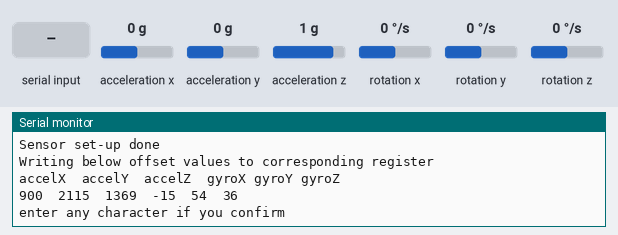
The sketch below on a simulated Arduino Uno, built with avr-gcc and run on an emulated ATmega328P. Shown: the last lines printed to the serial monitor. Wiring (inferred from the names in the program): MPU-6050 motion sensor at I2C address 0x68. The inputs (shaded band) are chosen by the test bench; at power-on: acceleration x 0 g, acceleration y 0 g, acceleration z 1 g, rotation x 0 °/s, rotation y 0 °/s, rotation z 0 °/s.

Above: at 3.5 s.
3.6 s: "1" received over Serial
At 4.6 s:
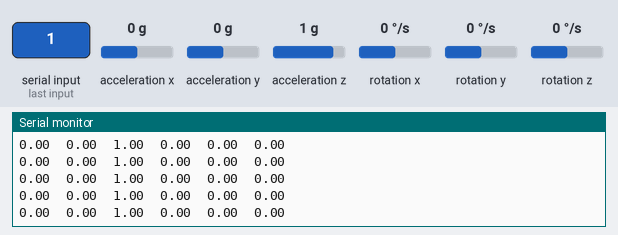
5.6 s: acceleration x set to -1.4 g
At 6.5 s:
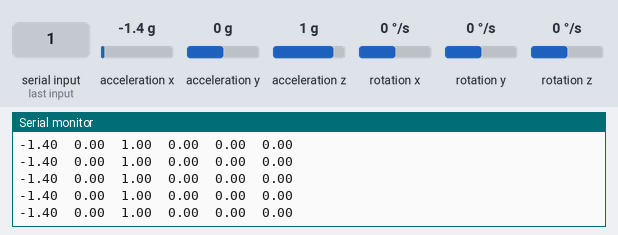
8.6 s: acceleration y set to -1.4 g
At 9.1 s:
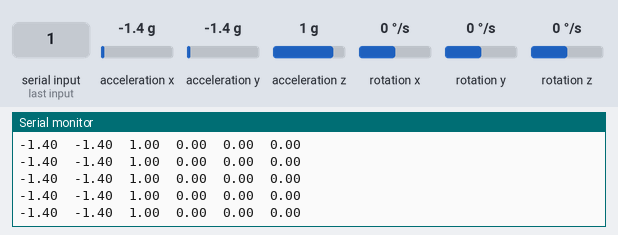
11.6 s: acceleration z set to -1.4 g
At 12.3 s:
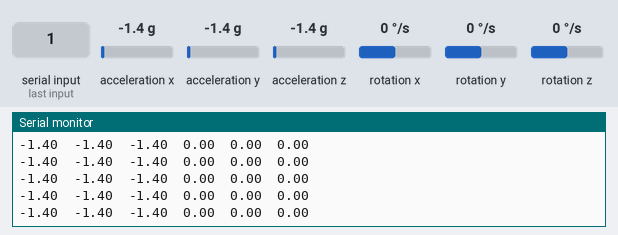
14.6 s: rotation x set to 12 °/s
At 15.7 s:
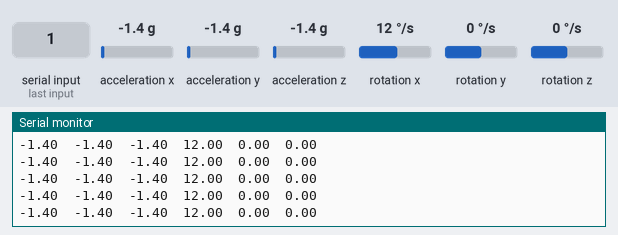
17.6 s: rotation y set to -192 °/s
At 18.3 s:
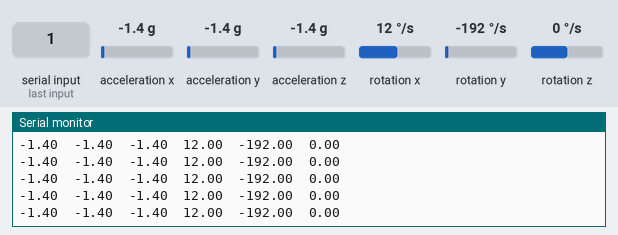

Measured:
- after the input at 3.6 s, the serial monitor: prints a new line after 0.50 s (image 1)
- after the input at 5.6 s, the serial monitor: prints a new line after 0.10 s (image 2)
- after the input at 8.6 s, the serial monitor: prints a new line after 0.09 s (image 3)
- after the input at 11.6 s, the serial monitor: prints a new line after 0.08 s (image 4)
- after the input at 14.6 s, the serial monitor: prints a new line after 0.09 s (image 5)
- after the input at 17.6 s, the serial monitor: prints a new line after 0.07 s (image 6)

The sketch:

mpu6050_offset_register.ino
```cpp
/******************************************/
// code for writing offset values to the
// offset register of mpu60X0. these values
// were obtained using IMU_ZERO sketch of
// mpu6050 library by jroberg
// https://github.com/jrowberg/i2cdevlib/tree/master/Arduino/MPU6050
// compiled for arduino uno
/*****************************************/
/**************change log*****************/
// 98/08/11 first release
/*****************************************/
#include <Wire.h>

/////offsets[6] = {AccelX,AccelY,AccelY,gyroX,gyroY,gyroZ }
long offsets[6] = {   900   ,   2115  ,   1369  ,  -15 ,  54  , 36 };

int addr = 0x68; //AD0 pin low (default)
//int addr = 0x69; //AD0 pin high
uint8_t gyro_range = 0b00000000; //250 deg/sec
uint8_t accel_range = 0b00000000; //2g

long accelX, accelY, accelZ;
float gForceX, gForceY, gForceZ;

long gyroX, gyroY, gyroZ;
float rotX, rotY, rotZ;

void setup() {
  Wire.begin();
  Serial.begin(9600);
  Wire.beginTransmission(addr);
  Wire.write(0x6B); //Accessing the register 6B - Power Management (Sec. 4.28)
  Wire.write(0b00000000); //Setting SLEEP register to 0. (Required; see Note on p. 9)
  Wire.endTransmission();
  //  Wire.beginTransmission(addr); //I2C address of the MPU
  //  Wire.write(0x1B); //Accessing the register 1B - Gyroscope Configuration (Sec. 4.4)
  //  Wire.write(gyro_range); //Setting gyroscope range to 1000deg/s
  //  Wire.endTransmission();
  //  Wire.beginTransmission(addr); //I2C address of the MPU
  //  Wire.write(0x1C); //Accessing the register 1C - Acccelerometer Configuration (Sec. 4.5)
  //  Wire.write(accel_range); //Setting accelorameter range to 8g
  //  Wire.endTransmission();
  Serial.println("Sensor set-up done");
  delay(500);

  Serial.println("Writing below offset values to corresponding register");
  Serial.println("accelX  accelY  accelZ  gyroX gyroY gyroZ");
  for (int i = 0; i < 6; i++) {
    Serial.print(offsets[i]);
    Serial.print("\t");
  }
  Serial.println();
  Serial.println("enter any character if you confirm");
  delay(2000);
  while (!Serial.available());

  /****** Converting offset ranges ******/
  // According to the "MPU hardware offset registers
  // application note (rev. 1.0)" accelerometer and
  // gyroscope offsets need to be in the 8g and 1000dps
  // ranges respectivley. Since the offset values obtained
  // from IMU_ZERO by jroberg are in 2g and 250dps range,
  // these values need to be converted before Writing them
  // to the corresponding registers.
  for (int i = 0; i < 3; i++) { //converting accel offset values
    offsets[i] = (offsets[i] / 16384L) * 4096L;
  }

  for (int j = 3; j < 6; j++) { //converting gyro offset values
    offsets[j] = (offsets[j] / 131L) * 32.8L;
  }

  // array for holding data to send
  // to the device
  byte data[6] = {0, 0, 0, 0, 0, 0};

  /****** writing accel offsets******/
  // according to the datasheet:"Initial values contain the OTP values of the Accel
  //factory trim. Therefore at bootup there will be a non-zero value in these registers.
  //Users will need to first read the register and apply the biases to that value."

  //Serial.println("reading data from accel registers");
  long accel_reg_bias[3];
  long mask = 0x0001;
  byte mask_bit[3] = {0, 0, 0};
  Wire.beginTransmission(addr);
  Wire.write(0x06); //XG_OFFS_USRH hardware offset registers(sec.7.1)
  Wire.endTransmission();
  Wire.requestFrom(addr, 6); //request 6 bytes from slave
  accel_reg_bias[0] = Wire.read() << 8 | Wire.read();
  accel_reg_bias[1] = Wire.read() << 8 | Wire.read();
  accel_reg_bias[2] = Wire.read() << 8 | Wire.read();
  //bit 0 on the low byte of each accel axis is for temp compensation
  //and needs to be preserved
  for (int i = 0; i < 3; i++) {
    if (accel_reg_bias[i] & mask) {
      mask_bit[i] = 0x01;
    }
  }
  accel_reg_bias[0] -= offsets[0];
  accel_reg_bias[1] -= offsets[1];
  accel_reg_bias[2] -= offsets[2];

  data[0] = (accel_reg_bias[0] >> 8) & 0xff;
  data[1] =  accel_reg_bias[0] & 0xff;
  data[1] = data[1] | mask_bit[0];
  data[2] = (accel_reg_bias[1] >> 8) & 0xff;
  data[3] =  accel_reg_bias[1] & 0xff;
  data[3] = data[3] | mask_bit[1];
  data[4] = (accel_reg_bias[2] >> 8) & 0xff;
  data[5] =  accel_reg_bias[2] & 0xff;
  data[5] = data[5] | mask_bit[2];
  delay(500);
  Serial.println("writing data to accel registers");
  Wire.beginTransmission(addr);
  Wire.write(0x06); //XG_OFFS_USRH-MPU Hardware Offset Registers(sec7.1)
  Wire.write(&data[0], 6);
  Wire.endTransmission();
//  Wire.beginTransmission(addr);
//  Wire.write(0x08); //YG_OFFS_USRH-MPU Hardware Offset Registers(sec7.1)
//  Wire.write(&data[2], 2);
//  Wire.endTransmission();
//  Wire.beginTransmission(addr);
//  Wire.write(0x0A); //ZG_OFFS_USRH-MPU Hardware Offset Registers(sec7.1)
//  Wire.write(&data[4], 2);
//  Wire.endTransmission();
  //Serial.println("done");
  //delay(500);

  /****** writing gyro offsets******/
  //inverting gyro offset values. this is done
  // according to the datasheet. sec 6.3
  // MPU Hardware Offset Registers
  for (int i = 3; i < 6; i++) {
    offsets[i] = (-offsets[i]);
  }
  data[0] = (offsets[3] >> 8) & 0xff;
  data[1] = (offsets[3]) & 0xff;
  data[2] = (offsets[4] >> 8) & 0xff;
  data[3] = (offsets[4]) & 0xff;
  data[4] = (offsets[5] >> 8) & 0xff;
  data[5] = (offsets[5]) & 0xff;
  //Serial.println("writing data to gyro registers");
  Wire.beginTransmission(addr);
  Wire.write(0x13); //XG_OFFS_USRH-MPU Hardware Offset Registers(sec6.1)
  Wire.write(&data[0], 6);
  Wire.endTransmission();
//  Wire.beginTransmission(addr);
//  Wire.write(0x15); //YG_OFFS_USRH-MPU Hardware Offset Registers(sec6.1)
//  Wire.write(&data[2], 2);
//  Wire.endTransmission();
//  Wire.beginTransmission(addr);
//  Wire.write(0x17); //ZG_OFFS_USRH-MPU Hardware Offset Registers(sec6.1)
//  Wire.write(&data[4], 2);
//  Wire.endTransmission();
//  Serial.println("done!");
//  delay(1000);
  //reading registers data to confirm succesful operation
  Wire.beginTransmission(addr);
  Wire.write(0x06); //XG_OFFS_USRH hardware offset registers(sec.7.1)
  Wire.endTransmission();
  Wire.requestFrom(addr, 6); //request 6 bytes from slave
  accel_reg_bias[0] = Wire.read() << 8 | Wire.read();
  accel_reg_bias[1] = Wire.read() << 8 | Wire.read();
  accel_reg_bias[2] = Wire.read() << 8 | Wire.read();

  long gyro_reg_bias[3];
  Wire.beginTransmission(addr);
  Wire.write(0x13); //XG_OFFS_USRH hardware offset registers(sec.7.1)
  Wire.endTransmission();
  Wire.requestFrom(addr, 6); //request 6 bytes from slave
  gyro_reg_bias[0] = Wire.read() << 8 | Wire.read();
  gyro_reg_bias[1] = Wire.read() << 8 | Wire.read();
  gyro_reg_bias[2] = Wire.read() << 8 | Wire.read();

  for (int k = 0; k < 3; k++) {
    Serial.print(accel_reg_bias[k]);
    Serial.print("\t");
  }
  for (int j = 0; j < 3; j++) {
    Serial.print(gyro_reg_bias[j]);
    Serial.print("\t");
  }
  Serial.println();
  Wire.endTransmission();
  Wire.beginTransmission(addr); //I2C address of the MPU
  Wire.write(0x1B); //Accessing the register 1B - Gyroscope Configuration (Sec. 4.4)
  Wire.write(gyro_range); //Setting gyroscope range
  Wire.endTransmission();
  Wire.beginTransmission(addr); //I2C address of the MPU
  Wire.write(0x1C); //Accessing the register 1C - Acccelerometer Configuration (Sec. 4.5)
  Wire.write(accel_range); //Setting accelorameter range
  Wire.endTransmission();
}

void loop() {
  Wire.beginTransmission(addr); //I2C address of the MPU
  Wire.write(0x3B); //Starting register for Accel Readings
  Wire.endTransmission();
  Wire.requestFrom(addr, 6); //Request 6 bytes from slave. Accel Registers (3B - 40)
  accelX = Wire.read() << 8 | Wire.read(); //Store first two bytes into accelX
  accelY = Wire.read() << 8 | Wire.read(); //Store middle two bytes into accelY
  accelZ = Wire.read() << 8 | Wire.read(); //Store last two bytes into accelZ
  Wire.beginTransmission(addr); //I2C address of the MPU
  Wire.write(0x43); //Starting register for Gyro Readings
  Wire.endTransmission();
  Wire.requestFrom(addr, 6); //Request 6 bytes from slave. Gyro Registers (43 - 48)
  gyroX = Wire.read() << 8 | Wire.read(); //Store first two bytes into gyroX
  gyroY = Wire.read() << 8 | Wire.read(); //Store middle two bytes into gyroY
  gyroZ = Wire.read() << 8 | Wire.read(); //Store last two bytes into gyroZ
  gForceX = accelX / 16384.0;
  gForceY = accelY / 16384.0;
  gForceZ = accelZ / 16384.0;
  rotX = gyroX / 131.0;
  rotY = gyroY / 131.0;
  rotZ = gyroZ / 131.0;
  Serial.print(gForceX);
  Serial.print("\t");
  Serial.print(gForceY);
  Serial.print("\t");
  Serial.print(gForceZ);
  Serial.print("\t");
  Serial.print(rotX);
  Serial.print("\t");
  Serial.print(rotY);
  Serial.print("\t");
  Serial.println(rotZ);

}
```
